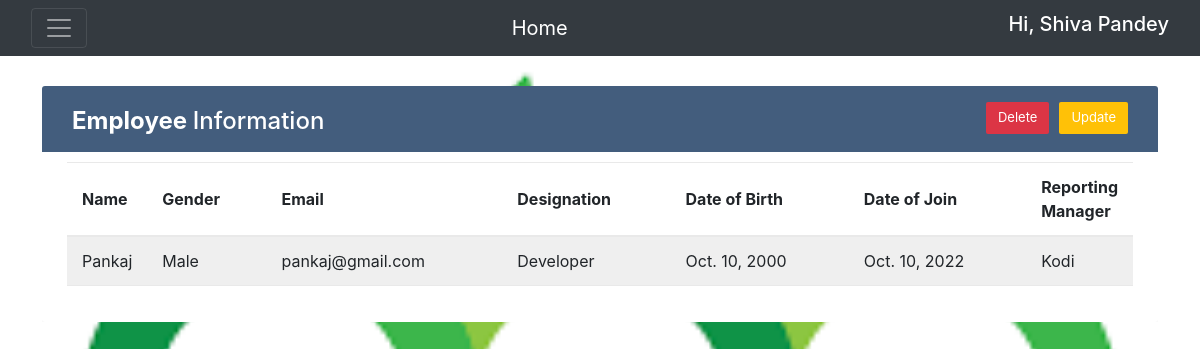
/app/detail/13 (signed in), run on the app's committed database.
### app/models.py (models this page shows, shortened)
class Employee(models.Model):
    CHOICE=(('male','Male'), ('female',' Female'),('other','Others'))
    name=models.CharField(max_length=30)
    email=models.EmailField()
    date_of_birth=models.DateField()
    date_of_join=models.DateField()
    gender=models.CharField(max_length=20, choices=CHOICE )
    designation=models.CharField(max_length=30)
    reporting_manager=models.CharField(max_length=30)

### app/views.py (the view)
# urls.py: path('detail/<int:pk>', views.EmpDetail.as_view(), name='detail'),
class EmpDetail(DetailView):
    model = Employee
    def get_context_data(self,*args, **kwargs):
        context = super(EmpDetail, self).get_context_data(*args,**kwargs)
        context['emp_data'] = Employee.objects.all()
        return context

### templates/app/Employee_detail.html (shortened to what this page needs)
<!doctype html>
<html lang="en">
<head>
	<link href="https://cdn.jsdelivr.net/npm/bootstrap@5.2.0/dist/css/bootstrap.min.css" rel="stylesheet">
	<link href="https://getbootstrap.com/docs/5.2/assets/css/docs.css" rel="stylesheet">
	<link rel="stylesheet" href="https://maxcdn.bootstrapcdn.com/bootstrap/4.0.0/css/bootstrap.min.css"
>
</head>
<body>
	<nav class="navbar navbar-dark bg-dark fixed">
		<div class="container-fluid">
			<button class="navbar-toggler" type="button" data-bs-toggle="offcanvas"
				data-bs-target="#offcanvasDarkNavbar" aria-controls="offcanvasDarkNavbar">
				<span class="navbar-toggler-icon"></span>
			</button>
			<a class="navbar-brand" href="/app/home">Home</a>
			{% if user.is_authenticated %}
			<h5 style="color: white">Hi, {{user.first_name|title}} {{user.last_name|title}}</h5>
			{% else %}
			<h5 style=color:white>Hi, Guest User</h5>
			{% endif %}
		</div>
	</nav>
	<div class="container-xl">
		<div class="table-responsive">
			<div class="table-wrapper">
				<div class="table-title">
					<div class="row">
						<div class="col-sm-6">
							<h2><b>Employee </b>Information</h2>
						</div>
						<div class="col-sm-6">
							{% if request.user.is_superuser %}
							<tr>
								<th>
									<form action="/app/update/{{object.id}}" class="inline">
										<button class="btn btn-warning">Update</button>
									</form>
								</th>
								<th>
									<form action="/app/delete/{{object.id}}" class="inline">
										<button class="btn btn-danger">Delete</button>
									</form>
								</th>
							</tr>
							{% else %}
							<h6 style="color:yellow"> <strong> Please Contact Admin for any correction </strong></h6>
							{% endif %}
						</div>
					</div>
				</div>
				<table class="table table-striped table-hover">
					<thead>
						<tr>
							<th>Name</th>
							<th>Gender</th>
							<th>Email</th>
							<th>Designation</th>
							<th>Date of Birth</th>
							<th>Date of Join</th>
							<th>Reporting Manager</th>
						</tr>
					</thead>
					<tbody>
						<tr>
							<td>{{object.name|title}}</td>
							<td>{{object.gender|title}}</td>
							<td>{{object.email|lower}}</td>
							<td>{{object.designation|title}}</td>
							<td>{{object.date_of_birth|date}}</td>
							<td>{{object.date_of_join|date}}</td>
							<td>{{object.reporting_manager|title}}</td>
						</tr>
					</tbody>
				</table>
			</div>
		</div>
	</div>
</body>
</html>

### templates/app/Employee_detail.html (style rules this page uses)
body { background-repeat: no-repeat; background-attachment: fixed; background-size: 100% 100%; }
.table-responsive { margin: 30px 0; }
.table-wrapper { background: #fff; padding: 20px 25px; border-radius: 3px; min-width: 1000px; box-shadow: 0 1px 1px rgba(0, 0, 0, .05); }
.table-title { padding-bottom: 15px; background: #435d7d; color: #fff; padding: 16px 30px; min-width: 100%; margin: -20px -25px 10px; border-radius: 3px 3px 0 0; }
.table-title h2 { margin: 5px 0 0; font-size: 24px; }
.table-title .btn { color: #fff; float: right; font-size: 13px; border: none; min-width: 50px; border-radius: 2px; border: none; outline: none !important; margin-left: 10px; }
table.table tr th, table.table tr td { border-color: #e9e9e9; padding: 12px 15px; vertical-align: middle; }
table.table tr th:first-child { width: 60px; }
table.table tr th:last-child { width: 100px; }
table.table-striped tbody tr:nth-of-type(odd) { background-color: #fcfcfc; }

### data on the page
Employee: name "Pankaj", gender "Male", email "pankaj@gmail.com", designation "Developer", date_of_birth "Oct. 10, 2000", date_of_join "Oct. 10, 2022", reporting_manager "Kodi"

### other printed values
{{ user.first_name|title }} "Shiva"
{{ user.last_name|title }} "Pandey"
